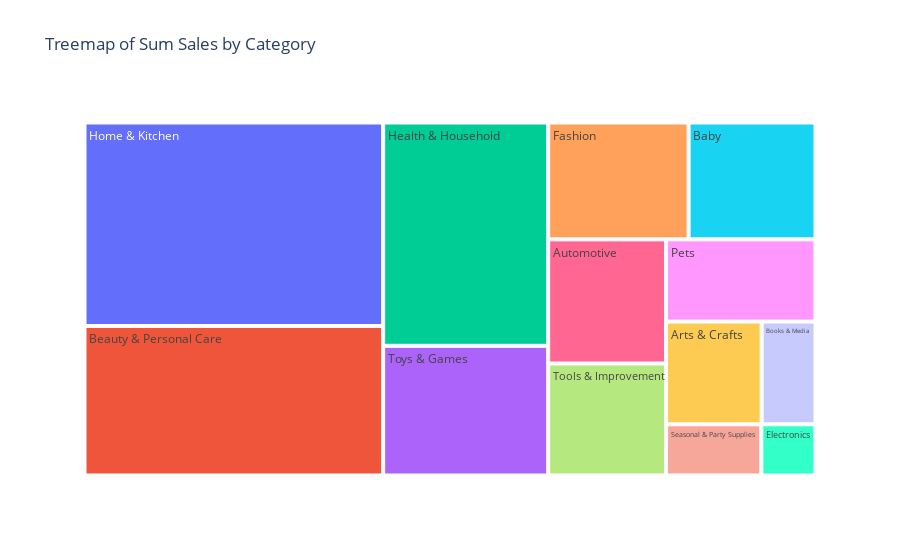

Source (notebook cell):
### Code cell
import plotly.express as px
data = pd.read_csv('data/Amazon/grouped_categories.csv')

fig = px.treemap(
    data,
    path=["Category"],
    values="Sum Sales",
    title="Treemap of Sum Sales by Category"
)

fig.show()

### Figure 1 — Plotly figure (JSON) as saved in the notebook; plotly's stock layout.template omitted (floating-point values rounded to 4 significant figures)
{"data": [{"branchvalues": "total", "domain": {"x": [0, 1], "y": [0, 1]}, "hovertemplate": "labels=%{label}<br>Sum Sales=%{value}<br>parent=%{parent}<br>id=%{id}<extra></extra>", "ids": ["Arts & Crafts", "Automotive", "Baby", "Beauty & Personal Care", "Books & Media", "Electronics", "Fashion", "Health & Household", "Home & Kitchen", "Pets", "Seasonal & Party Supplies", "Tools & Improvement", "Toys & Games"], "labels": ["Arts & Crafts", "Automotive", "Baby", "Beauty & Personal Care", "Books & Media", "Electronics", "Fashion", "Health & Household", "Home & Kitchen", "Pets", "Seasonal & Party Supplies", "Tools & Improvement", "Toys & Games"], "name": "", "parents": ["", "", "", "", "", "", "", "", "", "", "", "", ""], "type": "treemap", "values": [128000000.0, 190774329, 193300000.0, 581900000.0, 72080000.0, 36150000.0, 213800000.0, 480233136, 792100000.0, 160083948, 63561161, 172074451, 278900000.0]}], "layout": {"legend": {"tracegroupgap": 0}, "title": {"text": "Treemap of Sum Sales by Category"}}}
